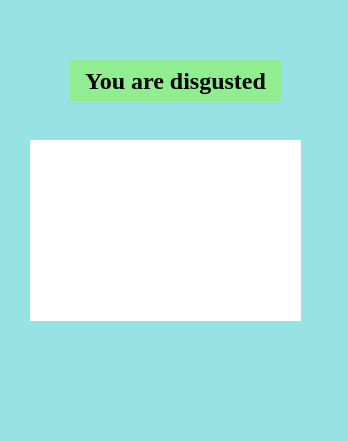
<?xml version="1.0" encoding="UTF-8"?>
<ui version="4.0">
 <class>Dialog</class>
 <widget class="QDialog" name="Dialog">
  <property name="geometry">
   <rect>
    <x>0</x>
    <y>0</y>
    <width>348</width>
    <height>441</height>
   </rect>
  </property>
  <property name="windowTitle">
   <string>Dialog</string>
  </property>
  <property name="styleSheet">
   <string notr="true">
background-color: rgb(151, 227, 227);</string>
  </property>
  <widget class="QLabel" name="label_2">
   <property name="geometry">
    <rect>
     <x>70</x>
     <y>60</y>
     <width>211</width>
     <height>41</height>
    </rect>
   </property>
   <property name="font">
    <font>
     <family>Times New Roman</family>
     <pointsize>18</pointsize>
     <weight>75</weight>
     <bold>true</bold>
    </font>
   </property>
   <property name="styleSheet">
    <string notr="true">background-color: lightgreen</string>
   </property>
   <property name="text">
    <string>You are disgusted</string>
   </property>
   <property name="alignment">
    <set>Qt::AlignCenter</set>
   </property>
  </widget>
  <widget class="QWidget" name="biometric_3" native="true">
   <property name="geometry">
    <rect>
     <x>30</x>
     <y>140</y>
     <width>271</width>
     <height>181</height>
    </rect>
   </property>
   <property name="styleSheet">
    <string notr="true">background-color: rgb(255, 255, 255)</string>
   </property>
  </widget>
  <widget class="QLabel" name="label_3">
   <property name="geometry">
    <rect>
     <x>120</x>
     <y>350</y>
     <width>121</width>
     <height>71</height>
    </rect>
   </property>
   <property name="text">
    <string/>
   </property>
   <property name="pixmap">
    <pixmap>image_2024-11-18_134334864-removebg-preview.png</pixmap>
   </property>
   <property name="scaledContents">
    <bool>true</bool>
   </property>
  </widget>
 </widget>
 <resources/>
 <connections/>
</ui>
